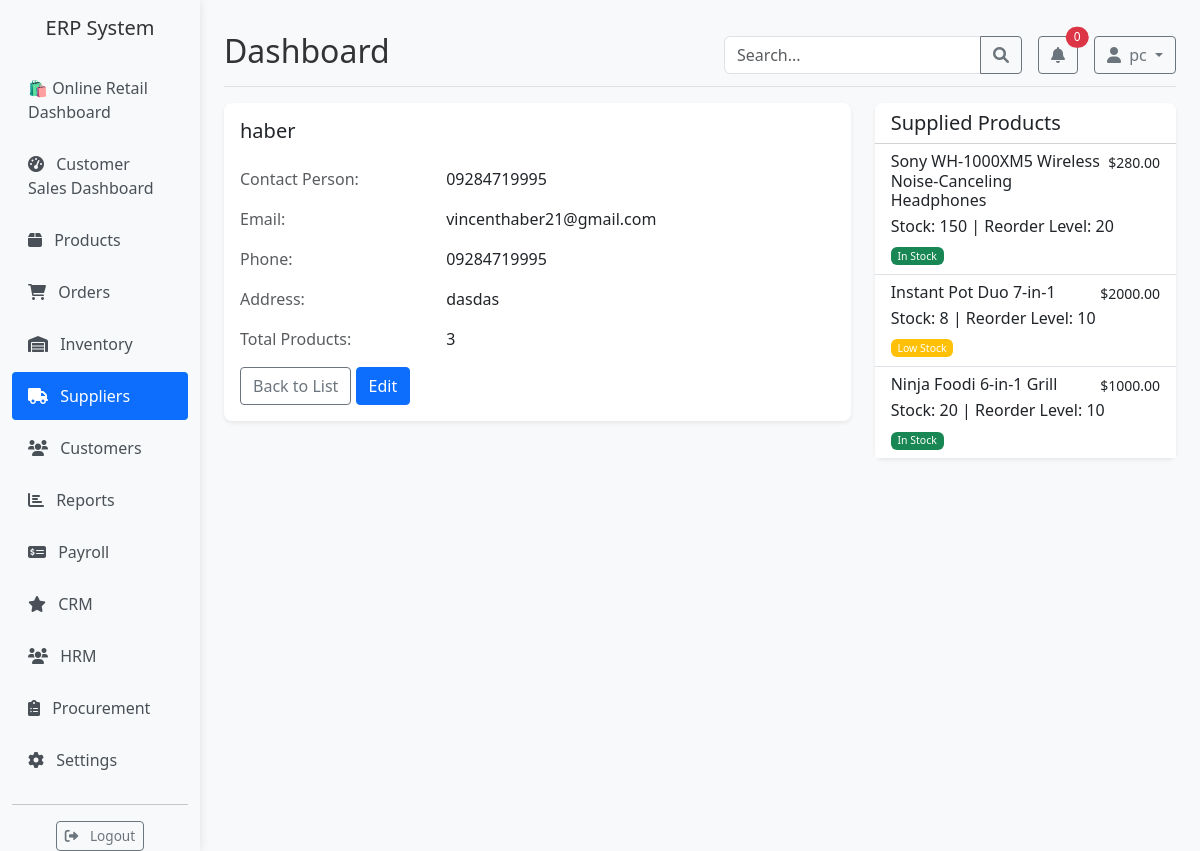
/dashboard/suppliers/1/ (signed in), run on the app's committed database.
### shop/models.py (models this page shows, shortened)
class Supplier(models.Model):
    name = models.CharField(max_length=100)
    contact_person = models.CharField(max_length=100, blank=True, null=True)
    email = models.EmailField(blank=True, null=True)
    phone = models.CharField(max_length=20, blank=True, null=True)
    address = models.TextField(blank=True, null=True)

class Product(models.Model):
    name = models.CharField(max_length=100)
    description = models.TextField(blank=True, null=True)
    category = models.ForeignKey(Category, on_delete=models.SET_NULL, null=True, related_name='products')
    price = models.DecimalField(max_digits=10, decimal_places=2)
    cost_price = models.DecimalField(max_digits=10, decimal_places=2, blank=True, null=True)
    stock = models.PositiveIntegerField(default=0)
    reorder_level = models.PositiveIntegerField(default=10)
    supplier = models.ForeignKey(Supplier, on_delete=models.SET_NULL, null=True, blank=True, related_name='products')
    image = models.ImageField(upload_to='products/', blank=True, null=True)
    created_at = models.DateTimeField(auto_now_add=True)
    updated_at = models.DateTimeField(auto_now=True)

### shop/views.py (the view)
# urls.py: path('suppliers/<int:pk>/', views.supplier_detail, name='supplier_detail'),
@login_required
def supplier_detail(request, pk):
    supplier = get_object_or_404(Supplier, pk=pk)
    products = supplier.products.all()
    context = {
        'supplier': supplier,
        'products': products,
    }
    return render(request, 'suppliers/detail.html', context)

### shop/templatetags/shop_tags.py (called while the page is built)
@register.filter
def currency(value):
    try:
        return f"${value:.2f}"
    except (ValueError, TypeError):
        return "$0.00"

### templates/suppliers/detail.html (shortened to what this page needs)
{% extends 'base.html' %}
{% load crispy_forms_tags %}
{% load shop_tags %}
{% block content %}
<div class="container-fluid px-0">
    <div class="row">
        <div class="col-md-8">
            <div class="card border-0 shadow-sm">
                <div class="card-body">
                    {% if supplier %}
                        <div class="d-flex justify-content-between align-items-center mb-3">
                            <h5 class="card-title">{{ supplier.name }}</h5>
                        </div>
                        {% if form %}
                            <form method="post">
                                {% csrf_token %}
                                <div class="row">
                                    <div class="col-md-6">
                                        {{ form.name|as_crispy_field }}
                                    </div>
                                    <div class="col-md-6">
                                        {{ form.contact_person|as_crispy_field }}
                                    </div>
                                </div>
                                <div class="row">
                                    <div class="col-md-6">
                                        {{ form.email|as_crispy_field }}
                                    </div>
                                    <div class="col-md-6">
                                        {{ form.phone|as_crispy_field }}
                                    </div>
                                </div>
                                {{ form.address|as_crispy_field }}
                                <div class="mt-3 d-flex justify-content-between">
                                    <a href="{% url 'shop:supplier_list' %}" class="btn btn-outline-secondary">Cancel</a>
                                    <button type="submit" class="btn btn-primary">Save Changes</button>
                                </div>
                            </form>
                        {% else %}
                            <div class="row mb-3">
                                <div class="col-md-4 text-muted">Contact Person:</div>
                                <div class="col-md-8">{{ supplier.contact_person|default:"Not provided" }}</div>
                            </div>
                            <div class="row mb-3">
                                <div class="col-md-4 text-muted">Email:</div>
                                <div class="col-md-8">{{ supplier.email|default:"Not provided" }}</div>
                            </div>
                            <div class="row mb-3">
                                <div class="col-md-4 text-muted">Phone:</div>
                                <div class="col-md-8">{{ supplier.phone|default:"Not provided" }}</div>
                            </div>
                            <div class="row mb-3">
                                <div class="col-md-4 text-muted">Address:</div>
                                <div class="col-md-8">{{ supplier.address|default:"Not provided" }}</div>
                            </div>
                            <div class="row mb-3">
                                <div class="col-md-4 text-muted">Total Products:</div>
                                <div class="col-md-8">{{ supplier.products.count }}</div>
                            </div>
                            <div class="mt-3">
                                <a href="{% url 'shop:supplier_list' %}" class="btn btn-outline-secondary">Back to List</a>
                                <a href="{% url 'shop:supplier_edit' supplier.id %}" class="btn btn-primary">Edit</a>
                            </div>
                        {% endif %}
                    {% endif %}
                </div>
            </div>
        </div>
        {% if supplier and not form %}
        <div class="col-md-4">
            <div class="card border-0 shadow-sm">
                <div class="card-header bg-white">
                    <h5 class="mb-0">Supplied Products</h5>
                </div>
                <div class="card-body p-0">
                    {% if products %}
                        <div class="list-group list-group-flush">
                            {% for product in products %}
                                <a href="{% url 'shop:product_detail' product.id %}" class="list-group-item list-group-item-action">
                                    <div class="d-flex w-100 justify-content-between">
                                        <h6 class="mb-1">{{ product.name }}</h6>
                                        <small>{{ product.price|currency }}</small>
                                    </div>
                                    <p class="mb-1">
                                        Stock: {{ product.stock }} |
                                        Reorder Level: {{ product.reorder_level }}
                                    </p>
                                    <small>
                                        {% if product.stock <= 0 %}
                                            <span class="badge bg-danger">Out of Stock</span>
                                        {% elif product.stock <= product.reorder_level %}
                                            <span class="badge bg-warning">Low Stock</span>
                                        {% else %}
                                            <span class="badge bg-success">In Stock</span>
                                        {% endif %}
                                    </small>
                                </a>
                            {% endfor %}
                        </div>
                    {% else %}
                        <div class="text-center py-4">
                            <p class="text-muted mb-0">No products from this supplier</p>
                            <a href="{% url 'shop:product_create' %}" class="btn btn-sm btn-primary mt-2">Add New Product</a>
                        </div>
                    {% endif %}
                </div>
            </div>
        </div>
        {% endif %}
    </div>
</div>
{% endblock %}

### templates/components/header.html (shortened to what this page needs)
<header class="d-flex justify-content-between flex-wrap flex-md-nowrap align-items-center pt-3 pb-2 mb-3 border-bottom">
    <h1 class="h2">{% block header_title %}Dashboard{% endblock %}</h1>
    <div class="d-flex align-items-center">
        <form class="me-3 d-none d-md-flex" action="{% block search_url %}{% endblock %}" method="GET">
            <div class="input-group">
                <input type="text" class="form-control" name="search" placeholder="Search..."
                       value="{{ search_query|default:'' }}">
                <button class="btn btn-outline-secondary" type="submit">
                    <i class="fas fa-search"></i>
                </button>
            </div>
        </form>
        <div class="dropdown me-3">
            <a class="btn btn-outline-secondary position-relative" href="#" role="button" id="notificationsDropdown"
               data-bs-toggle="dropdown" aria-expanded="false">
                <i class="fas fa-bell"></i>
                <span class="position-absolute top-0 start-100 translate-middle badge rounded-pill bg-danger">
                    {{ low_stock_count|default:'0' }}
                </span>
            </a>
        </div>
        <div class="dropdown">
            <a class="btn btn-outline-secondary dropdown-toggle" href="#" role="button" id="userDropdown"
               data-bs-toggle="dropdown" aria-expanded="false">
                <i class="fas fa-user me-1"></i>
                {{ request.user.username }}
            </a>
        </div>
    </div>
</header>

### static/css/main.css (style rules this page uses)
body { font-family: 'Segoe UI', Tahoma, Geneva, Verdana, sans-serif; background-color: #f8f9fa; color: #333; }
a { text-decoration: none; }
.container-fluid { max-width: 1600px; }
.card { border-radius: 0.5rem; box-shadow: 0 0.125rem 0.25rem rgba(0, 0, 0, 0.075); transition: transform 0.3s ease; }
.card-header { border-top-left-radius: 0.5rem !important; border-top-right-radius: 0.5rem !important; }
.btn { border-radius: 0.25rem; font-weight: 500; }
.badge { font-weight: 500; padding: 0.35em 0.65em; }

### data on the page
Supplier: name "haber", contact_person "09284719995", email "vincenthaber21@gmail.com", phone "09284719995", address "dasdas", products.count "3"
Product: name "Sony WH-1000XM5 Wireless Noise-Canceling Headphones", price "$280.00", stock "150", reorder_level "20", shows "In Stock"
Product: name "Instant Pot Duo 7-in-1", price "$2000.00", stock "8", reorder_level "10", shows "Low Stock"
Product: name "Ninja Foodi 6-in-1 Grill", price "$1000.00", stock "20", reorder_level "10", shows "In Stock"

### other printed values
{{ low_stock_count|default:'0' }} "0"
{{ request.user.username }} "pc"
